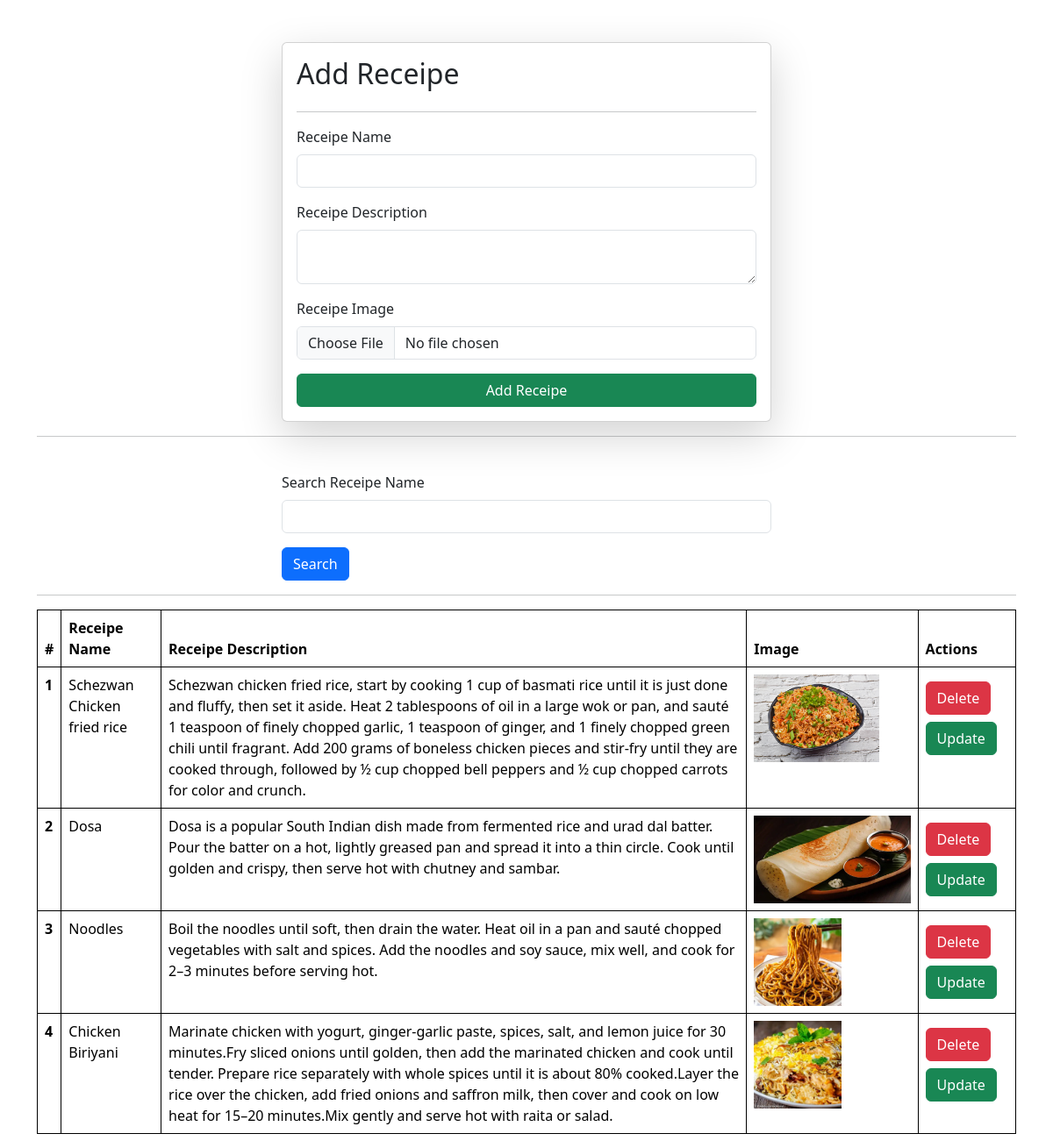
The app's page /receipe/ with its own data.
### vege/models.py (models this page shows)
class Recipe(models.Model):
    receipe_name = models.CharField(max_length = 100)
    receipe_description = models.TextField()
    receipe_image = models.ImageField(upload_to = "receipe/")

### vege/views.py (the view, shortened to what this page needs)
# urls.py: path('receipe/', receipe, name="receipe"),
def receipe(request):
    queryset = Recipe.objects.all()
    if request.GET.get('search'):
        queryset = queryset.filter(receipe_name__icontains = request.GET.get('search'))
    context = {'receipes' : queryset}
    return render(request, 'receipe.html',context)

### vege/templates/receipe.html (shortened to what this page needs)
{% extends "home/base.html" %}
{% block start %}
<div class="container mt-5">
    <form class="col-6 mx-auto card p-3 shadow-lg" method="post" enctype = "multipart/form-data">
        <h2>Add Receipe</h2>
        <hr>
        <div class="mb-3">
            <label for="exampleInputEmail1" class="form-label">Receipe Name</label>
            <input name = "receipe_name" required type="text" class="form-control">
        </div>
        <div class="mb-3">
            <label for="exampleInputPassword1"  class="form-label">Receipe Description</label>
            <textarea class="form-control" name="receipe_description" required></textarea>
        </div>
        <div class="mb-3">
            <label for="exampleInputPassword1" class="form-label">Receipe Image</label>
            <input type="file" class="form-control" name= "receipe_image" >
        </div>
        <button type="submit" class="btn btn-success">Add Receipe</button>
    </form>
<hr>
    <div class=""mt-5>
      <div class="mx-auto col-6">
        <form>
        <div class="mb-3">
            <label for="exampleInputEmail1" class="form-label mt-4">Search Receipe Name</label>
            <input name = "search" type="text" class="form-control">
        </div>
        <button type="submit" class="btn btn-primary">Search</button>
        </form>
      </div>
    </div>
<hr>
    <table class="table mt-3">
  <thead>
    <tr>
      <th scope="col">#</th>
      <th scope="col">Receipe Name</th>
      <th scope="col">Receipe Description</th>
      <th scope="col">Image</th>
      <th scope="col">Actions</th>
    </tr>
  </thead>
  <tbody>
     {% for receipe in receipes %}
    <tr>
      <th scope="row">{{forloop.counter}}</th>
      <td>{{receipe.receipe_name}}</td>
      <td>{{receipe.receipe_description}}</td>
      <td><img src= "/media/{{receipe.receipe_image}}" style="height : 100px"></td>
    <td>
        <a href="/delete-receipe/{{receipe.id}}" class="btn btn-danger mt-2">Delete</a>
        <a href="/update-receipe/{{receipe.id}}" class="btn btn-success mt-2">Update</a>
    </td>
    </tr>
   {% endfor %}
  </tbody>
</table>
</div>
{% endblock %}

### home/templates/home/base.html (style rules this page uses)
table, th, td { border: 1px solid black; border-collapse: collapse; }

### records on screen
Recipe: receipe_name "Schezwan Chicken fried rice", receipe_description "Schezwan chicken fried rice, start by cooking 1 cup of basmati rice until it is just done and fluffy, then set it aside. Heat 2 tablespoons of oil in a large wok or pan, and sauté 1 teaspoon of finely chopped garlic, 1 teaspoon of ginger, and 1 finely chopped green chili until fragrant. Add 200 grams of boneless chicken pieces and stir-fry until they are cooked through, followed by ½ cup chopped bell peppers and ½ cup chopped carrots for color and crunch.", receipe_image (picture)
Recipe: receipe_name "Dosa", receipe_description "Dosa is a popular South Indian dish made from fermented rice and urad dal batter. Pour the batter on a hot, lightly greased pan and spread it into a thin circle. Cook until golden and crispy, then serve hot with chutney and sambar.", receipe_image (picture)
Recipe: receipe_name "Noodles", receipe_description "Boil the noodles until soft, then drain the water. Heat oil in a pan and sauté chopped vegetables with salt and spices. Add the noodles and soy sauce, mix well, and cook for 2–3 minutes before serving hot.", receipe_image (picture)
Recipe: receipe_name "Chicken Biriyani", receipe_description "Marinate chicken with yogurt, ginger-garlic paste, spices, salt, and lemon juice for 30 minutes.Fry sliced onions until golden, then add the marinated chicken and cook until tender. Prepare rice separately with whole spices until it is about 80% cooked.Layer the rice over the chicken, add fried onions and saffron milk, then cover and cook on low heat for 15–20 minutes.Mix gently and serve hot with raita or salad.", receipe_image (picture)
